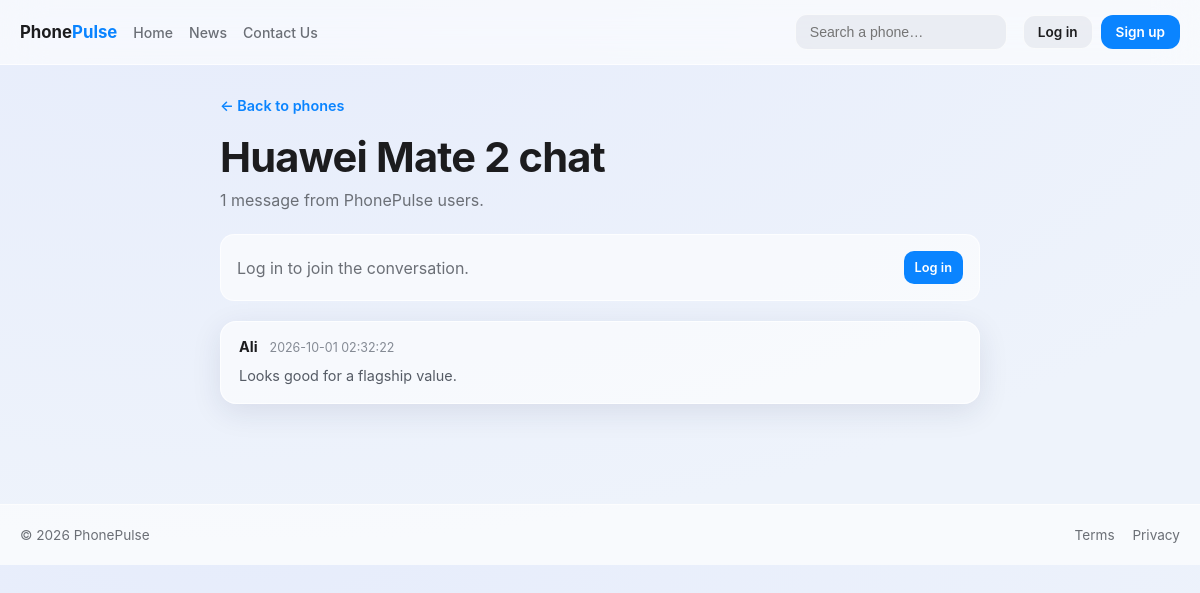
Screenshot of /phone-chat.php?phone=1 with the database file from the repository.
### tables this page shows
CREATE TABLE `phones` (
  `id` INT UNSIGNED NOT NULL AUTO_INCREMENT,
  `brand_id` INT UNSIGNED NOT NULL,
  `name` VARCHAR(150) NOT NULL,
  `spec_highlight` VARCHAR(255) NOT NULL,
  `price_myr` DECIMAL(10,2) DEFAULT NULL,
  `status` VARCHAR(20) NOT NULL DEFAULT 'available',
  `detail_url` VARCHAR(255) DEFAULT NULL,
  `image_path` VARCHAR(255) DEFAULT NULL,
  `created_by` INT UNSIGNED DEFAULT NULL,
  `created_at` TIMESTAMP NOT NULL DEFAULT CURRENT_TIMESTAMP,
  PRIMARY KEY (`id`),
  UNIQUE KEY `uq_phones_brand_name` (`brand_id`, `name`),
  KEY `idx_phones_status` (`status`),
  KEY `idx_phones_created_by` (`created_by`),
  CONSTRAINT `fk_phones_brands` FOREIGN KEY (`brand_id`) REFERENCES `brands` (`id`),
  CONSTRAINT `fk_phones_users` FOREIGN KEY (`created_by`) REFERENCES `users` (`id`) ON DELETE SET NULL
);

CREATE TABLE `phone_comments` (
  `id` INT UNSIGNED NOT NULL AUTO_INCREMENT,
  `phone_id` INT UNSIGNED NOT NULL,
  `author_name` VARCHAR(100) NOT NULL,
  `body` TEXT NOT NULL,
  `created_at` TIMESTAMP NOT NULL DEFAULT CURRENT_TIMESTAMP,
  PRIMARY KEY (`id`),
  KEY `idx_phone_comments_phone_created` (`phone_id`, `created_at`),
  CONSTRAINT `fk_phone_comments_phones` FOREIGN KEY (`phone_id`) REFERENCES `phones` (`id`) ON DELETE CASCADE
);

### auth.php (called while the page is built, shortened)
<?php
function app_url(string $path = ''): string
{
    $basePath = str_replace('\\', '/', dirname($_SERVER['SCRIPT_NAME'] ?? '/'));
    $basePath = rtrim($basePath, '/');
    return $basePath . '/' . ltrim($path, '/');
}
function current_user(): ?array
{
    return $_SESSION['user'] ?? null;
}
function is_logged_in(): bool
{
    return current_user() !== null;
}
?>

### functions.php (called while the page is built, shortened)
<?php
require_once __DIR__ . '/db.php';
function e(?string $value): string
{
    return htmlspecialchars($value ?? '', ENT_QUOTES, 'UTF-8');
}
function get_phone(int $id): ?array
{
    $stmt = get_db()->prepare(
        'SELECT phones.*, brands.name AS brand_name
         FROM phones JOIN brands ON brands.id = phones.brand_id
         WHERE phones.id = :id'
    );
    $stmt->execute(['id' => $id]);
    return $stmt->fetch() ?: null;
}
function build_phone_id_filter(array $phoneIds): ?array
{
    $phoneIds = array_values(array_unique(array_filter(
        array_map('intval', $phoneIds),
        static fn (int $id): bool => $id > 0
    )));
    $placeholders = [];
    $params = [];
    foreach ($phoneIds as $index => $phoneId) {
        $name = 'phone_' . $index;
        $placeholders[] = ':' . $name;
        $params[$name] = $phoneId;
    }
    return [implode(', ', $placeholders), $params];
}
function get_phone_comments(array $phoneIds): array
{
    $filter = build_phone_id_filter($phoneIds);
    [$in, $params] = $filter;
    $stmt = get_db()->prepare(
        "SELECT phone_id, author_name, body, created_at
         FROM phone_comments
         WHERE phone_id IN ($in)
         ORDER BY created_at DESC"
    );
    $stmt->execute($params);
    $commentsByPhone = [];
    foreach ($stmt->fetchAll() as $comment) {
        $commentsByPhone[$comment['phone_id']][] = $comment;
    }
    return $commentsByPhone;
}

### db.php (called while the page is built, shortened)
<?php
function get_db(): PDO
{
    static $pdo = null;
    if ($pdo === null) {
        $dsn = 'mysql:host=' . DB_HOST . ';dbname=' . DB_NAME . ';charset=utf8mb4';
        $pdo = new PDO($dsn, DB_USER, DB_PASS, [
            PDO::ATTR_ERRMODE            => PDO::ERRMODE_EXCEPTION,
            PDO::ATTR_DEFAULT_FETCH_MODE => PDO::FETCH_ASSOC,
            PDO::ATTR_EMULATE_PREPARES   => false,
        ]);
    }
    return $pdo;
}

### phone-chat.php (the view, shortened to what this page needs)
<?php
require_once __DIR__ . '/functions.php';
require_once __DIR__ . '/auth.php';
$phoneId = filter_input(INPUT_GET, 'phone', FILTER_VALIDATE_INT);
$phone = is_int($phoneId) && $phoneId > 0 ? get_phone($phoneId) : null;
    ?>
    <?php
$commentsByPhone = get_phone_comments([(int) $phone['id']]);
$comments = $commentsByPhone[$phone['id']] ?? [];
require __DIR__ . '/header.php';
?>
<section class="phone-chat-page">
  <a class="chat-back" href="<?= e(app_url('index.php')) ?>#phone-<?= (int) $phone['id'] ?>">&larr; Back to phones</a>
  <h1><?= e($phone['name']) ?> chat</h1>
  <p class="sub"><?= count($comments) ?> message<?= count($comments) === 1 ? '' : 's' ?> from PhonePulse users.</p>
  <?php if (is_logged_in()): ?>
    <form class="panel chat-comment-form" action="<?= e(app_url('comment.php')) ?>" method="post">
      <input type="hidden" name="phone_id" value="<?= (int) $phone['id'] ?>">
      <input type="hidden" name="csrf_token" value="<?= e(csrf_token()) ?>">
      <label for="chat-comment">Comment as <?= e(current_user()['username']) ?></label>
      <textarea id="chat-comment" name="body" maxlength="2000" rows="3" required></textarea>
      <button type="submit">Post comment</button>
    </form>
  <?php else: ?>
    <div class="chat-login-prompt">
      <span>Log in to join the conversation.</span>
      <a class="btn primary" href="<?= e(app_url('login.php')) ?>">Log in</a>
    </div>
  <?php endif; ?>
  <div class="chat-messages">
    <?php foreach ($comments as $comment): ?>
      <article class="chat-message">
        <div class="chat-message-heading">
          <strong><?= e($comment['author_name']) ?></strong>
          <time><?= e($comment['created_at']) ?></time>
        </div>
        <p><?= nl2br(e($comment['body'])) ?></p>
      </article>
    <?php endforeach; ?>
  </div>
</section>
<?php require __DIR__ . '/footer.php'; ?>

### style.css (style rules this page uses)
:root { --bg1: #eef3fb; --bg2: #e6ecfb; --glass: rgba(255,255,255,0.6); --glass-brd: rgba(255,255,255,0.7); --ink: #1c1c1e; --muted: #6b6f76; --blue: #0a84ff; --teal: #2fd0c4; --red: #ff375f; --shadow: 0 8px 30px rgba(30,40,80,0.10); }
* { box-sizing: border-box; }
body { margin: 0; font-family: -apple-system, BlinkMacSystemFont, "Segoe UI", Inter, system-ui, sans-serif; color: var(--ink); background: radial-gradient(1200px 600px at 20% -10%, var(--bg2), var(--bg1)); }
a { color: inherit; text-decoration: none; }
h1 { font-size: clamp(1.8rem,4vw,2.6rem); letter-spacing: -0.02em; margin: 0 0 8px; }
.sub { color: var(--muted); margin: 0 0 24px; }
.btn { flex: 1; text-align: center; font-size: 0.8rem; font-weight: 600; padding: 8px 10px; border-radius: 10px; border: 1px solid var(--glass-brd); background: rgba(120,130,150,0.10); cursor: pointer; }
.btn.primary { background: var(--blue); color: #fff; border-color: transparent; }
.phone-chat-page { max-width: 760px; margin: 0 auto; }
.chat-back { display: inline-block; margin-bottom: 18px; color: var(--blue); font-size: 0.9rem; font-weight: 600; }
.chat-login-prompt { display: flex; align-items: center; justify-content: space-between; gap: 12px; padding: 16px; margin-bottom: 20px; border: 1px solid var(--glass-brd); border-radius: 14px; background: var(--glass); color: var(--muted); }
.chat-login-prompt .btn { flex: 0 0 auto; }
.chat-messages { display: grid; gap: 12px; }
.chat-message { padding: 16px 18px; border: 1px solid var(--glass-brd); border-radius: 16px; background: var(--glass); box-shadow: var(--shadow); }
.chat-message-heading { display: flex; align-items: baseline; flex-wrap: wrap; gap: 8px 12px; }
.chat-message-heading strong { font-size: 0.9rem; }
.chat-message-heading time { color: #858b95; font-size: 0.78rem; }
.chat-message p { margin: 10px 0 0; color: #555b65; font-size: 0.9rem; line-height: 1.55; overflow-wrap: anywhere; }

### rows the page displays
phones: name "Huawei Mate 2", id "1"
phone_comments: author_name "Ali", created_at "2026-10-01 02:32:22", body "Looks good for a flagship value."
